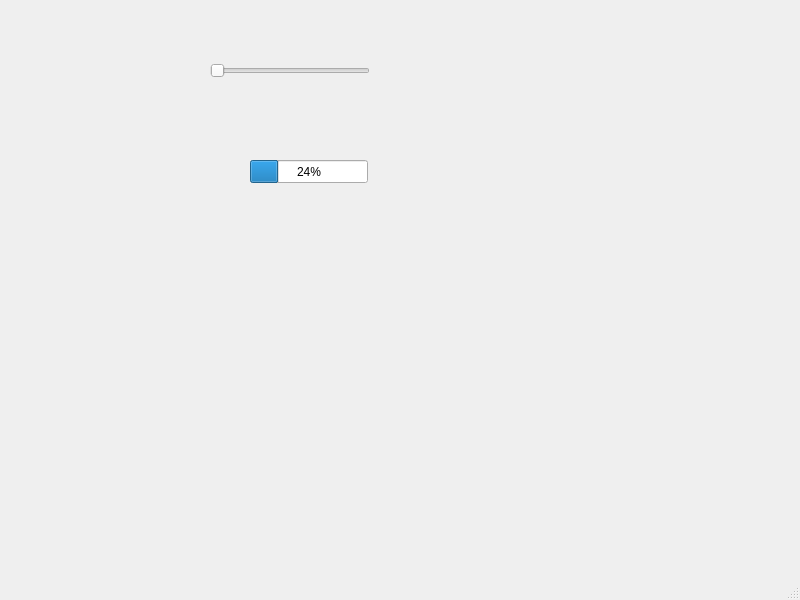
<?xml version="1.0" encoding="UTF-8"?>
<ui version="4.0">
 <class>MainWindow</class>
 <widget class="QMainWindow" name="MainWindow">
  <property name="geometry">
   <rect>
    <x>0</x>
    <y>0</y>
    <width>800</width>
    <height>600</height>
   </rect>
  </property>
  <property name="windowTitle">
   <string>MainWindow</string>
  </property>
  <widget class="QWidget" name="centralwidget">
   <widget class="QSlider" name="horizontalSlider">
    <property name="geometry">
     <rect>
      <x>210</x>
      <y>60</y>
      <width>160</width>
      <height>22</height>
     </rect>
    </property>
    <property name="orientation">
     <enum>Qt::Horizontal</enum>
    </property>
   </widget>
   <widget class="QProgressBar" name="progressBar">
    <property name="geometry">
     <rect>
      <x>250</x>
      <y>160</y>
      <width>118</width>
      <height>23</height>
     </rect>
    </property>
    <property name="value">
     <number>24</number>
    </property>
   </widget>
  </widget>
  <widget class="QMenuBar" name="menubar">
   <property name="geometry">
    <rect>
     <x>0</x>
     <y>0</y>
     <width>800</width>
     <height>18</height>
    </rect>
   </property>
  </widget>
  <widget class="QStatusBar" name="statusbar"/>
 </widget>
 <resources/>
 <connections/>
</ui>
